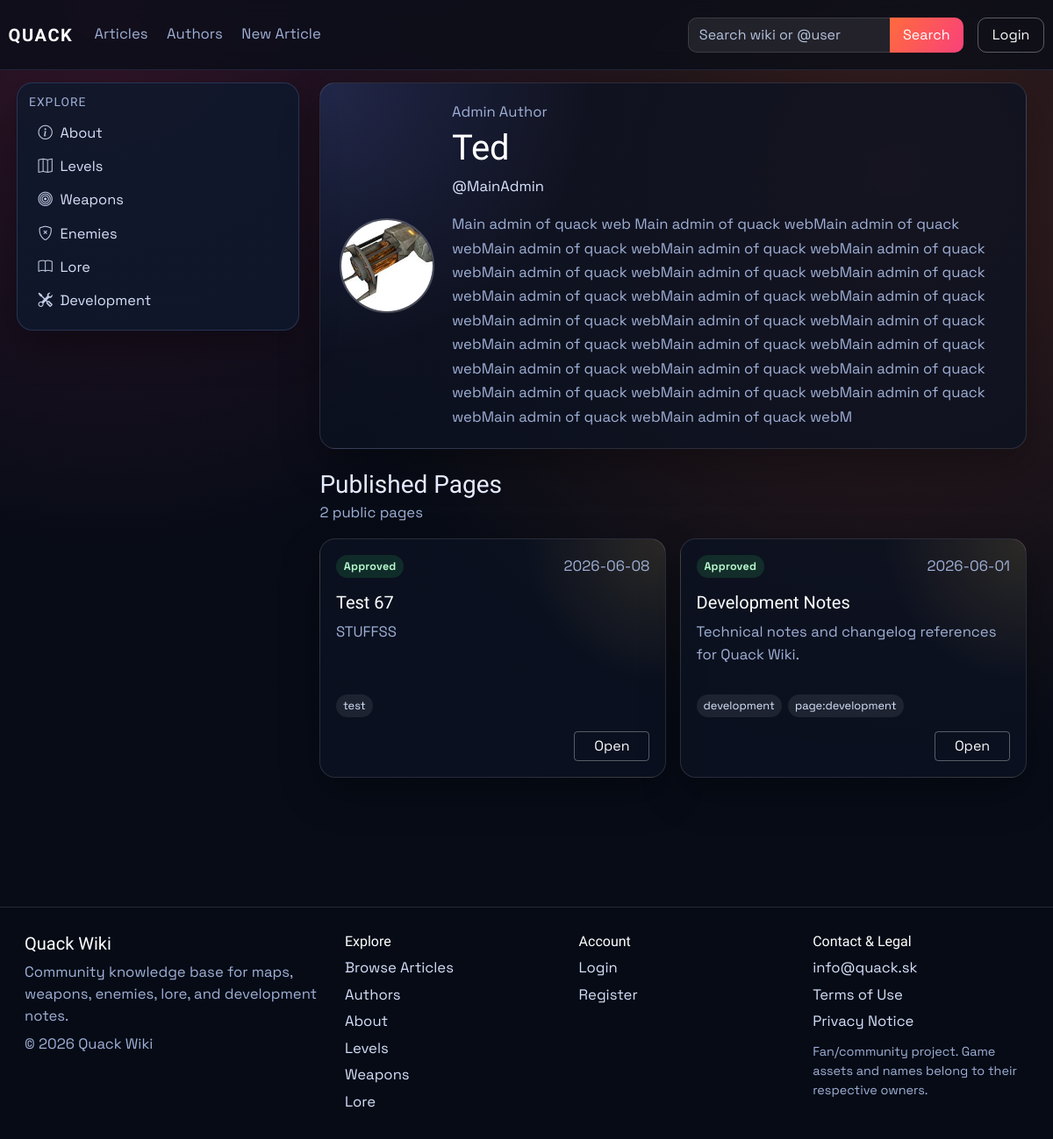
/authors/MainAdmin, run on the app's committed database.
### models.py (models this page shows, shortened)
class Article(db.Model):
    id = db.Column(db.Integer, primary_key=True)
    title = db.Column(db.String(120), unique=True, nullable=False)
    author = db.Column(db.String(120), nullable=False)
    created_at = db.Column(db.DateTime, default=datetime.utcnow)
    image_url = db.Column(db.String(120), default='default.png')
    summary = db.Column(db.Text)
    content = db.Column(db.Text, nullable=False)
    infobox_data = db.Column(db.Text, nullable=True)
    tags = db.Column(db.JSON, default=list)
    status = db.Column(db.String(20), default='pending', nullable=False)
    approved_by = db.Column(db.String(120), nullable=True)
    approved_at = db.Column(db.DateTime, nullable=True)
    is_archived = db.Column(db.Boolean, default=False, nullable=False)
    archived_at = db.Column(db.DateTime, nullable=True)

class User(db.Model, UserMixin):
    id = db.Column(db.Integer, primary_key=True)
    username = db.Column(db.String(120), unique=True, nullable=False)
    email = db.Column(db.String(120), unique=True, nullable=False)
    password_hash = db.Column(db.String(128), nullable=False)
    profile_image_url = db.Column(db.String(120), nullable=True)
    public_display_name = db.Column(db.String(80), nullable=True)
    public_bio = db.Column(db.Text, nullable=True)
    created_at = db.Column(db.DateTime, default=datetime.utcnow)
    role = db.Column(db.String(30), default='user')
    is_archived = db.Column(db.Boolean, default=False, nullable=False)
    archived_at = db.Column(db.DateTime, nullable=True)

### main.py (the view)
@app.route('/authors/<username>')
def public_profile(username):
    user = User.query.filter_by(username=username).first_or_404()
    if user.is_archived:
        abort(404)
    articles = public_articles_for_user(user)
    article_links = {article_obj.id: article_public_url(article_obj) for article_obj in articles}
    return render_template(
        'public_profile.html',
        profile_user=user,
        articles=articles,
        article_links=article_links,
    )

### main.py (called while the page is built)
def get_site_settings():
    settings = SiteSettings.query.get(1)
    if not settings:
        settings = SiteSettings(id=1)
        db.session.add(settings)
        db.session.commit()
    return settings

@app.context_processor
def inject_site_settings():
    return {'site_settings': get_site_settings()}

def article_public_url(article_obj: Article) -> str:
    if article_has_tag(article_obj, static_page_tag('about-us')):
        return url_for('about')
    return url_for('article', article_title=article_obj.title)

def normalize_identity(value: str) -> str:
    ascii_value = unicodedata.normalize('NFKD', value or '').encode('ascii', 'ignore').decode('ascii')
    return re.sub(r'[^a-z0-9]+', '', ascii_value.lower())

def find_user_for_article_author(author_name: str):
    if not author_name:
        return None
    exact_user = User.query.filter_by(username=author_name).first()
    if exact_user:
        return None if exact_user.is_archived else exact_user
    normalized_author = normalize_identity(author_name)
    if not normalized_author:
        return None
    active_users = User.query.filter(User.is_archived.is_(False)).all()
    return next(
        (
            user
            for user in active_users
            if normalized_author in {
                normalize_identity(user.username),
                normalize_identity(user.public_display_name),
            }
        ),
        None,
    )

def static_page_tag(page_key: str) -> str:
    return f"page:{page_key.strip().lower()}"

def article_has_tag(article_obj: Article, tag_name: str) -> bool:
    wanted = tag_name.strip().lower()
    return any(str(tag).strip().lower() == wanted for tag in (article_obj.tags or []))

def public_articles_for_user(user: User):
    candidates = Article.query.filter(
        Article.is_archived.is_(False),
        func.lower(func.trim(Article.status)) == 'approved',
    ).order_by(Article.created_at.desc()).all()
    return [
        article_obj
        for article_obj in candidates
        if (resolved_user := find_user_for_article_author(article_obj.author)) and resolved_user.id == user.id
    ]

### templates/public_profile.html (shortened to what this page needs)
{% extends "_base.html" %}
{% block content %}
<div class="container-fluid px-0">
    <section class="author-hero mb-4">
        {% if profile_user.profile_image_url %}
        <img class="author-avatar" src="{{ url_for('static', filename='img/' ~ profile_user.profile_image_url) }}" alt="{{ profile_user.username }} profile picture">
        {% else %}
        <div class="author-avatar author-avatar-fallback">{{ profile_user.username[0]|upper }}</div>
        {% endif %}
        <div>
            <p class="article-meta mb-1">
                {{ profile_user.role|capitalize }} Author
            </p>
            <h1 class="article-title mb-2">{{ profile_user.public_display_name or profile_user.username }}</h1>
            <p class="author-username mb-3">@{{ profile_user.username }}</p>
            <p class="author-bio mb-0">{{ profile_user.public_bio or "This author has not added a public bio yet." }}</p>
        </div>
    </section>
    <section class="d-flex justify-content-between align-items-center mb-3">
        <div>
            <h3 class="mb-1">Published Pages</h3>
            <p class="article-meta mb-0">{{ articles|length }} public {{ 'page' if articles|length == 1 else 'pages' }}</p>
        </div>
    </section>
    <section class="my-pages-grid">
        {% for article in articles %}
        <article class="my-page-card">
            <div class="my-page-card-top">
                <span class="my-page-status my-page-status-approved">Approved</span>
                <span class="article-meta">{{ article.created_at.strftime('%Y-%m-%d') if article.created_at else 'Unknown date' }}</span>
            </div>
            <h3 class="my-page-title">{{ article.title }}</h3>
            <p class="my-page-summary">{{ article.summary or "No summary available yet." }}</p>
            {% if article.tags %}
            <div class="my-page-tags">
                {% for tag in article.tags[:5] %}
                <span>{{ tag }}</span>
                {% endfor %}
            </div>
            {% endif %}
            <div class="my-page-actions">
                <a class="btn btn-outline-light btn-sm" href="{{ article_links[article.id] }}">Open</a>
            </div>
        </article>
        {% else %}
        <div class="card p-4 my-pages-empty">
            <p class="text-muted mb-0">No published pages yet.</p>
        </div>
        {% endfor %}
    </section>
</div>
{% endblock %}

### templates/partials/tag_link.html
{% macro tag_article_link(tag, label, icon='', class_name='') -%}
<a href="{{ url_for('about') if tag == 'about-us' else url_for('tagged_article', tag=tag) }}"{% if class_name %} class="{{ class_name }}"{% endif %}>
    {% if icon %}<i class="{{ icon }} sidebar-icon"></i>{% endif %}{{ label }}
</a>
{%- endmacro %}

### static/css/style.css (style rules this page uses)
:root { --bg: #070c17; --bg-soft: #101a2d; --panel: rgba(14, 25, 44, 0.82); --panel-border: rgba(130, 170, 255, 0.2); --text: #e6ecff; --text-dim: #9fb0d6; --brand: #ff6b3d; --brand-2: #f9417a; --ok: #2ccf9f; --radius: 18px; --shadow: 0 18px 45px rgba(0, 0, 0, 0.3); --nav-height: 72px; --sidebar-width: 330px; --footer-height: 124px; --layout-top-pad: 5.6rem; --layout-side-pad: 1.2rem; --sidebar-top-offset: -0.35rem; }
* { box-sizing: border-box; }
body { margin: 0; color: var(--text); font-family: "Space Grotesk", sans-serif; font-size: 1.04rem; background: radial-gradient(circle at 10% 0%, rgba(249, 65, 122, 0.18), transparent 38%), radial-gradient(circle at 85% 15%, rgba(255, 107, 61, 0.2), transparent 45%), linear-gradient(180deg, #060b16, var(--bg)); min-height: 100vh; display: flex; flex-direction: column; }
h1, h2, h3, h4, h5, h6, .navbar-brand { font-family: "Sora", sans-serif; }
a { text-decoration: none; color: inherit; }
.my-pages-grid { display: grid; grid-template-columns: repeat(auto-fit, minmax(280px, 1fr)); gap: 1rem; }
.my-page-card { display: flex; min-height: 260px; flex-direction: column; padding: 1.1rem; border: 1px solid rgba(255, 255, 255, 0.12); border-radius: var(--radius); background: radial-gradient(circle at top right, rgba(250, 199, 92, 0.13), transparent 34%), rgba(12, 18, 34, 0.78); box-shadow: var(--shadow); }
.my-page-card-top, .my-page-actions { display: flex; align-items: center; gap: 0.75rem; }
.my-page-card-top { justify-content: space-between; }
.my-page-title { margin: 1rem 0 0.55rem; font-size: 1.25rem; color: #fff; }
.my-page-summary { flex: 1; color: var(--text-dim); line-height: 1.55; }
.my-page-tags { display: flex; flex-wrap: wrap; gap: 0.45rem; margin-top: auto; padding-top: 1rem; }
.my-page-tags span { padding: 0.24rem 0.5rem; border-radius: 999px; color: #dce7ff; background: rgba(255, 255, 255, 0.08); font-size: 0.8rem; }
.my-page-actions { flex-wrap: wrap; justify-content: flex-end; margin-top: 1rem; }
.my-page-actions .btn { min-width: 86px; white-space: nowrap; }
.my-page-status { display: inline-flex; align-items: center; padding: 0.24rem 0.55rem; border-radius: 999px; font-size: 0.78rem; font-weight: 700; letter-spacing: 0.02em; }
.my-page-status-approved { color: #b7f8cc; background: rgba(51, 190, 102, 0.16); }
.author-hero { display: grid; grid-template-columns: auto 1fr; gap: 1.25rem; align-items: center; padding: 1.35rem; border: 1px solid rgba(255, 255, 255, 0.12); border-radius: var(--radius); background: radial-gradient(circle at top left, rgba(111, 137, 255, 0.18), transparent 34%), rgba(12, 18, 34, 0.78); box-shadow: var(--shadow); }
.author-avatar { width: 108px; height: 108px; border-radius: 50%; object-fit: cover; border: 2px solid rgba(255, 255, 255, 0.24); }
.author-username { color: #dce7ff; }
.author-bio { max-width: 760px; color: var(--text-dim); line-height: 1.65; }
.wiki-sidebar a { display: block; padding: 0.56rem 0.62rem; font-size: 1.02rem; line-height: 1.25; color: #d6e0fa; border-radius: 8px; transition: background-color 0.2s ease; }
.sidebar-icon { display: inline-block; width: 1.1rem; margin-right: 0.5rem; text-align: center; opacity: 0.9; }
.article-title { margin-bottom: 0.2rem; }
.card, .table, .form-control, .form-select, .btn { font-size: 1rem; }
.info-card h5, .article-title { color: #fff; }
.info-card p, .article-meta, .card p, .text-muted { color: var(--text-dim) !important; }
.btn-outline-light { border-color: rgba(255, 255, 255, 0.32); }
.footer-links a { color: #d6e0fa; }

### data on the page
Article: title "Levels Levels"
Article: title "Weapons Weapons"
Article: title "Enemies"
Article: title "Lore Lore"
User: profile_image_url (picture), role "Admin", public_display_name "Ted", username "MainAdmin", public_bio "Main admin of quack web Main admin of quack webMain admin of quack webMain admin of quack webMain admin of quack webMain admin of quack webMain admin of quack webMain admin of quack webMain admin of quack webMain admin of quack webMain admin of quack webMain admin of quack webMain admin of quack webMain admin of quack webMain admin of quack webMain admin of quack webMain admin of quack webMain admin of quack webMain admin of quack webMain admin of quack webMain admin of quack webMain admin of quack webMain admin of quack webMain admin of quack webMain admin of quack webMain admin of quack webM"
Article: created_at "2026-06-08", title "Test 67", summary "STUFFSS", 5 "test"
Article: created_at "2026-06-01", title "Development Notes", summary "Technical notes and changelog references for Quack Wiki.", 5 "development" "page:development"

### other printed values
{{ label }} "About Development About"
{{ articles|length }} "2"
{{ 'page' if articles|length == 1 else 'pages' }} "pages"
